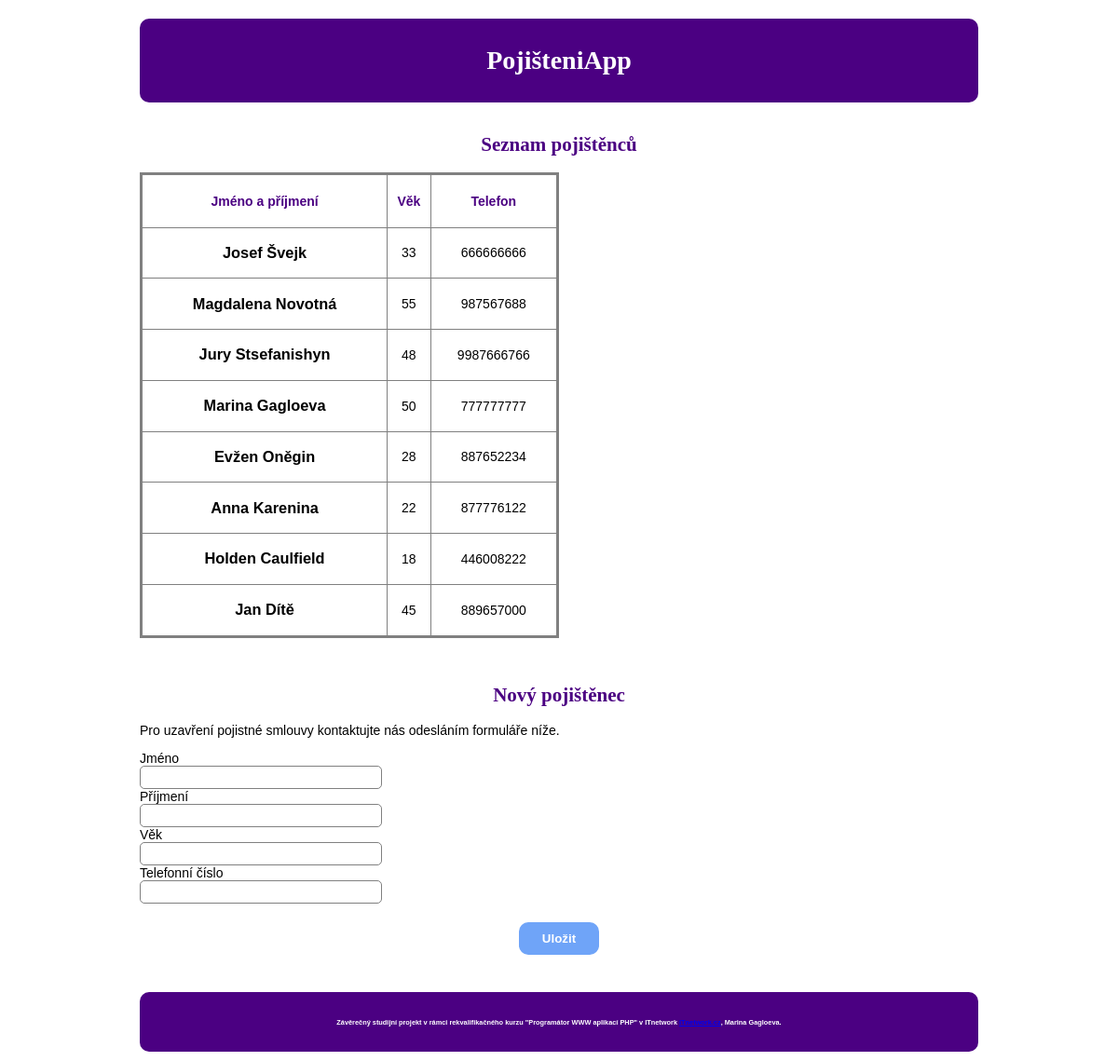
Page /pojistenci on the committed database.
### tables this page shows
CREATE TABLE `pojistenci` (
  `pojistenec_id` int(11) NOT NULL,
  `jmeno` text NOT NULL,
  `prijmeni` text NOT NULL,
  `vek` int(11) NOT NULL,
  `telefonni_cislo` text NOT NULL
);

### kontrolery/SmerovacKontroler.php (called while the page is built, shortened)
<?php
class SmerovacKontroler extends Kontroler
{
    protected Kontroler $kontroler;
	private function pomlckyDoVelbloudiNotace(string $text) : string
	{
		$veta = str_replace('-', ' ', $text);
		$veta = ucwords($veta);
		$veta = str_replace(' ', '', $veta);
		return $veta;
	}
	private function parsujURL(string $url) : array
	{
        $naparsovanaURL = parse_url($url);
		$naparsovanaURL["path"] = ltrim($naparsovanaURL["path"], "/");
		$naparsovanaURL["path"] = trim($naparsovanaURL["path"]);
		$rozdelenaCesta = explode("/", $naparsovanaURL["path"]);
		return $rozdelenaCesta;
	}
    public function zpracuj(array $parametry) : void
    {
        $naparsovanaURL = $this->parsujURL($parametry[0]);
		$tridaKontroleru = $this->pomlckyDoVelbloudiNotace(array_shift($naparsovanaURL)) . 'Kontroler';
        if (file_exists('kontrolery/' . $tridaKontroleru . '.php'))
			$this->kontroler = new $tridaKontroleru;
		else
			$this->presmeruj('chyba');
        $this->kontroler->zpracuj($naparsovanaURL);
		$this->pohled = 'rozlozeni';
    }
}

### index.php (called while the page is built, shortened)
<?php
$smerovac = new SmerovacKontroler();
$smerovac->zpracuj(array($_SERVER['REQUEST_URI']));
$smerovac->vypisPohled();

### kontrolery/PojistenciKontroler.php (called while the page is built, shortened)
<?php
class PojistenciKontroler extends Kontroler
{
    public function zpracuj(array $parametry) : void
    {
		$spravcePojistencu = new SpravcePojistencu();
		$pojistenci = $spravcePojistencu->vratSeznamPojistencu();
		$this->pohled = 'pojistenci';
    }
}

### modely/Db.php (called while the page is built, shortened)
<?php
class Db {
    private static $spojeni;
    private static array $nastaveni = array(
		PDO::ATTR_ERRMODE => PDO::ERRMODE_EXCEPTION,
		PDO::MYSQL_ATTR_INIT_COMMAND => "SET NAMES utf8",
		PDO::ATTR_EMULATE_PREPARES => false,
	);
    public static function pripoj(string $host, string $uzivatel, string $heslo, string $databaze) : void
    {
		if (!isset(self::$spojeni)) {
			self::$spojeni = @new PDO(
				"mysql:host=$host;dbname=$databaze",
        $uzivatel,
				$heslo,
				self::$nastaveni
			);
		}
	}
    public static function dotazVsechny(string $dotaz, array $parametry = array()) : array
    {
		$navrat = self::$spojeni->prepare($dotaz);
		$navrat->execute($parametry);
		return $navrat->fetchAll();
	}
}

### modely/SpravcePojistencu.php (called while the page is built, shortened)
<?php
class SpravcePojistencu
{
	public function vratSeznamPojistencu() : array
	{
		return Db::dotazVsechny('
			SELECT `pojistenec_id`, `jmeno`, `prijmeni`, `vek`, `telefonni_cislo`
			FROM `pojistenci`
			ORDER BY `pojistenec_id`
		');
	}
}

### pohledy/pojistenci.phtml (the view)
<h2>Seznam pojištěnců</h2>
<table>
<tr>
		<td>
			<h4>Jméno a příjmení</h4>
		</td>
		<td>
			<h4>Věk</h4>
		</td>
		<td>
			<h4>Telefon</h4>
		</td>
	</tr>
<?php foreach ($pojistenci as $pojistenec) : ?>
	<tr>
		<td>
			<h3><?= $pojistenec['jmeno'] ?> <?= $pojistenec['prijmeni'] ?></h3>
		</td>
		<td>
			<p><?= $pojistenec['vek'] ?></p>
		</td>
		<td>
			<p><?= $pojistenec['telefonni_cislo'] ?></p>
		</td>
	</tr>
<?php endforeach ?>
</table>
<br></br>
<h2>Nový pojištěnec</h2>
<p>Pro uzavření pojistné smlouvy kontaktujte nás odesláním formuláře níže.</p>
<form method="post">
    Jméno<br />
    <input type="text" name="jmeno" required="required" value="<?php if (isset($_POST['jmeno'])) echo(htmlspecialchars($_POST['jmeno'])); ?>" /><br />
    Příjmení<br />
    <input type="text" name="prijmeni" required="required" value="<?php if (isset($_POST['prijmeni'])) echo(htmlspecialchars($_POST['prijmeni'])); ?>" /><br />
    Věk<br />
	<input type="text" name="vek" required="required" value="<?php if (isset($_POST['vek'])) echo(htmlspecialchars($_POST['vek'])); ?>" /><br />
    Telefonní číslo<br />
    <input type="text" name="telefonni_cislo" required="required" value="<?php if (isset($_POST['telefonni_cislo'])) echo(htmlspecialchars($_POST['telefonni_cislo'])); ?>" /><br />
    <input type="submit" value="Uložit" />
</form>

### kontrolery/Kontroler.php (shortened to what this page needs)
<?php
abstract class Kontroler
{
    protected string $pohled = "";
    public function vypisPohled() : void
    {
        if ($this->pohled)
        {
            require("pohledy/" . $this->pohled . ".phtml");
        }
    }
}

### pohledy/rozlozeni.phtml (shortened to what this page needs)
<!DOCTYPE html>
<html lang="cs-cz">
	<head>
		<link rel="stylesheet" href="style.css" type="text/css"/>
	</head>
	<body>
		<header>
			<h1>PojišteniApp</h1>
		</header>
		<br clear="both" />
		<article>
		<?php $this->kontroler->vypisPohled();  ?>
		</article>
		<footer>
			<h6>Závěrečný studijní projekt v rámci rekvalifikačného kurzu "Programátor WWW aplikací PHP" v ITnetwork
			<a href="http://www.ITnetwork.cz" target="_blank">ITnetwork.cz</a>, Marina Gagloeva.</h6>
		</footer>
	</body>
</html>

### style.css (style rules this page uses)
body { font-family: Arial, Helvetica, sans-serif; font-size: 14px; width: 900px; margin: 0 auto; }
h1 { text-align: center; color: white; font-family: Lucida Sans; }
h2 { text-align: center; color:#4b0082; font-family: Lucida Sans; }
h4 { color:#4b0082; }
h6 { text-align: center; color: white; }
header { text-align: center; padding-top: 10px; padding-bottom: 10px; margin-top: 20px; margin-bottom: auto; background: #4b0082; border-radius: 10px; }
footer { font-size: 11px; text-align: center; padding-top: 10px; padding-bottom: 10px; margin-top: 40px; margin-bottom: 10px; background: #4b0082; border-radius: 10px; }
table { border: 3px solid gray; border-collapse: collapse; width: 50%; text-align: center; }
td { border: 1px solid grey; }
input[type="submit"] { background: #6FA4F8; color: white; padding: 5px 10px; border-radius: 10px; border: 0px; }
input[type="text"] { width: 250px; border-radius: 5px; border: 1px solid grey; padding: 0.3em; }
input[type="submit"] { padding: 10px 25px; display: block; margin: 0 auto; margin-top: 20px; font-weight: bold; }

### rows in the picture
pojistenci: jmeno "Josef", prijmeni "Švejk", vek "33", telefonni_cislo "666666666"
pojistenci: jmeno "Magdalena", prijmeni "Novotná", vek "55", telefonni_cislo "987567688"
pojistenci: jmeno "Jury", prijmeni "Stsefanishyn", vek "48", telefonni_cislo "9987666766"
pojistenci: jmeno "Marina", prijmeni "Gagloeva", vek "50", telefonni_cislo "777777777"
pojistenci: jmeno "Evžen", prijmeni "Oněgin", vek "28", telefonni_cislo "887652234"
pojistenci: jmeno "Anna", prijmeni "Karenina", vek "22", telefonni_cislo "877776122"
pojistenci: jmeno "Holden", prijmeni "Caulfield", vek "18", telefonni_cislo "446008222"
pojistenci: jmeno "Jan", prijmeni "Dítě", vek "45", telefonni_cislo "889657000"
